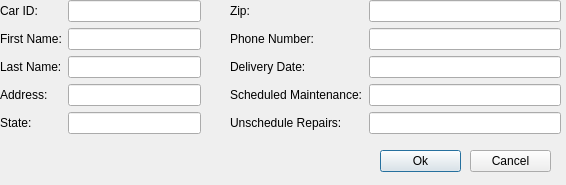
<?xml version="1.0" encoding="UTF-8"?>
<ui version="4.0">
 <class>SearchCustomerDialog</class>
 <widget class="QDialog" name="SearchCustomerDialog">
  <property name="geometry">
   <rect>
    <x>0</x>
    <y>0</y>
    <width>566</width>
    <height>185</height>
   </rect>
  </property>
  <property name="windowTitle">
   <string>Search Customers</string>
  </property>
  <widget class="QWidget" name="formLayoutWidget">
   <property name="geometry">
    <rect>
     <x>0</x>
     <y>0</y>
     <width>201</width>
     <height>136</height>
    </rect>
   </property>
   <layout class="QFormLayout" name="formLayout">
    <item row="0" column="0">
     <widget class="QLabel" name="label">
      <property name="text">
       <string>Car ID:</string>
      </property>
     </widget>
    </item>
    <item row="1" column="0">
     <widget class="QLabel" name="label_2">
      <property name="text">
       <string>First Name:</string>
      </property>
     </widget>
    </item>
    <item row="2" column="0">
     <widget class="QLabel" name="label_3">
      <property name="text">
       <string>Last Name:</string>
      </property>
     </widget>
    </item>
    <item row="3" column="0">
     <widget class="QLabel" name="label_4">
      <property name="text">
       <string>Address:</string>
      </property>
     </widget>
    </item>
    <item row="4" column="0">
     <widget class="QLabel" name="label_5">
      <property name="text">
       <string>State:</string>
      </property>
     </widget>
    </item>
    <item row="0" column="1">
     <widget class="QLineEdit" name="txtCarID"/>
    </item>
    <item row="1" column="1">
     <widget class="QLineEdit" name="txtFirstName"/>
    </item>
    <item row="2" column="1">
     <widget class="QLineEdit" name="txtLastName"/>
    </item>
    <item row="3" column="1">
     <widget class="QLineEdit" name="txtAddress"/>
    </item>
    <item row="4" column="1">
     <widget class="QLineEdit" name="txtState"/>
    </item>
   </layout>
  </widget>
  <widget class="QWidget" name="formLayoutWidget_2">
   <property name="geometry">
    <rect>
     <x>230</x>
     <y>0</y>
     <width>331</width>
     <height>136</height>
    </rect>
   </property>
   <layout class="QFormLayout" name="formLayout_2">
    <property name="fieldGrowthPolicy">
     <enum>QFormLayout::AllNonFixedFieldsGrow</enum>
    </property>
    <item row="0" column="0">
     <widget class="QLabel" name="label_6">
      <property name="text">
       <string>Zip:</string>
      </property>
     </widget>
    </item>
    <item row="1" column="0">
     <widget class="QLabel" name="label_7">
      <property name="text">
       <string>Phone Number:</string>
      </property>
     </widget>
    </item>
    <item row="2" column="0">
     <widget class="QLabel" name="label_8">
      <property name="text">
       <string>Delivery Date:</string>
      </property>
     </widget>
    </item>
    <item row="3" column="0">
     <widget class="QLabel" name="label_9">
      <property name="text">
       <string>Scheduled Maintenance:</string>
      </property>
     </widget>
    </item>
    <item row="4" column="0">
     <widget class="QLabel" name="label_10">
      <property name="text">
       <string>Unschedule Repairs:</string>
      </property>
     </widget>
    </item>
    <item row="0" column="1">
     <widget class="QLineEdit" name="txtZip"/>
    </item>
    <item row="1" column="1">
     <widget class="QLineEdit" name="txtPhone"/>
    </item>
    <item row="2" column="1">
     <widget class="QLineEdit" name="txtDelivery"/>
    </item>
    <item row="3" column="1">
     <widget class="QLineEdit" name="txtScheduled"/>
    </item>
    <item row="4" column="1">
     <widget class="QLineEdit" name="txtUnscheduled"/>
    </item>
   </layout>
  </widget>
  <widget class="QPushButton" name="btnOk">
   <property name="geometry">
    <rect>
     <x>380</x>
     <y>150</y>
     <width>81</width>
     <height>22</height>
    </rect>
   </property>
   <property name="text">
    <string>Ok</string>
   </property>
  </widget>
  <widget class="QPushButton" name="btnCancel">
   <property name="geometry">
    <rect>
     <x>470</x>
     <y>150</y>
     <width>81</width>
     <height>22</height>
    </rect>
   </property>
   <property name="text">
    <string>Cancel</string>
   </property>
  </widget>
 </widget>
 <resources/>
 <connections/>
</ui>
